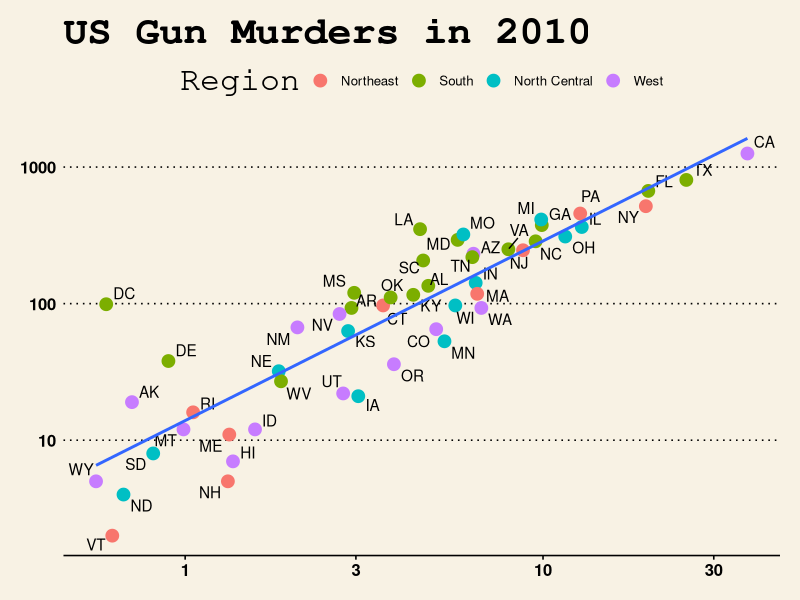

Source code (R):
## ---- chunk 1
# loading packages 
library(tidyverse)
library(knitr)
library(ggthemes)
library(ggrepel)
library(dslabs)
## ---- chunk 2
# Load Data
kable(head(murders))

ggplot1 = murders %>% ggplot(mapping = aes(x=population/10^6, y=total)) 

  ggplot1 + geom_point(aes(col=region), size = 4) +
  geom_text_repel(aes(label=abb)) +
  scale_x_log10() +
  scale_y_log10() +
  geom_smooth(formula = "y~x", method=lm,se = F)+
  xlab("Populations in millions (log10 scale)") + 
  ylab("Total number of murders (log10 scale)") +
  ggtitle("US Gun Murders in 2010") +
  scale_color_discrete(name = "Region")+
      theme_wsj()
  
